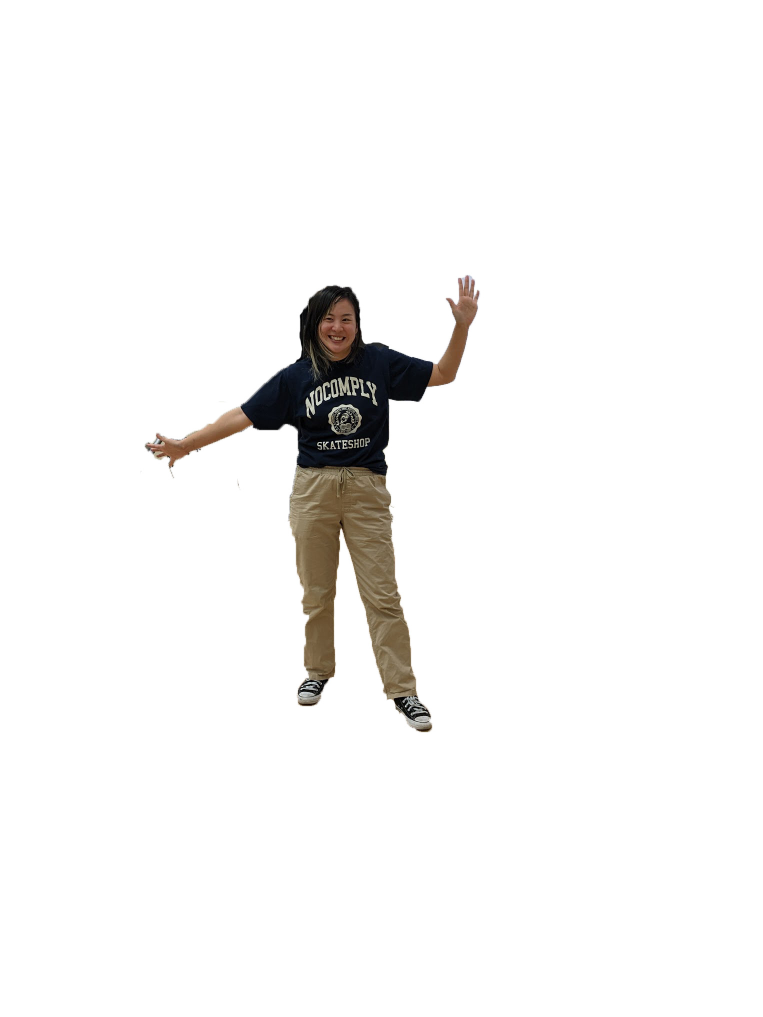
#> input picture cropped_photos/angjoo_cropped.jpg, 1525 x 2033 px, given in place of angjoo_cropped.jpg_cropped.jpg, which was not available (shown at 1/2 size)
$ python face_cropper.py cropped_photos/angjoo_cropped.jpg
#> lines starting #> are read from the running program, lines starting #| are printed output that depends on the picture; after the words box and inside, x2 and y2 are one past the last pixel; in counts of white or black regions, pixels touching at a corner belong together; pictures that were not available may be replaced by others from this repository, and a replacement may not be noted
### process_segmentation.py
import matplotlib.pyplot as plt
import skimage.io as skio
import utils
import numpy as np
from skimage.segmentation import find_boundaries

def edge_detector(mask_im):
	gx, gy = np.gradient(mask_im)
	temp_edge = gy*gy + gx*gx
	temp_edge[temp_edge != 0.0] = 1.0
	return temp_edge

def get_body_part_mask(im, number):
	number = np.around(number*10/255, decimals=4)
	mask_im = np.zeros_like(im)
	mask_im[np.around(im, decimals=4) == number] = 1
	return mask_im

# [142 lines left out: functions segment_clusters_by_x, get_full_body, get_left_hand, get_right_hand, get_left_forearm, get_right_forearm and 8 more, not called in this run]

def get_torso(im):
	front = get_body_part_mask(im, 12)
	back = get_body_part_mask(im, 13)
	torso = np.zeros_like(front)
	torso[(front == 1) | (back == 1)] = 1
	return edge_detector(torso)

def get_head(im):
	left = get_body_part_mask(im, 0)
	right = get_body_part_mask(im, 1)
	face = np.zeros_like(left)
	face[(left==1)|(right==1)] = 1
	return edge_detector(face)

# [33 lines left out: function get_part_by_name, not called in this run]

# [5 lines that do not run on import are left out]
	# [8 lines of commented-out code are left out]

### construct_bodypoints.py
import matplotlib.pyplot as plt
import skimage.io as skio
import utils
import process_segmentation as seg
import numpy as np
from scipy import signal
import time

class BodyPoints:
	def __init__(self, name, general_points):
		self.name = name
		self.general_points = general_points
		self.border_points = {}

	def add_border(self, points, name):
		self.border_points[name] = points

	def get_border(self, name):
		return self.border_points[name]


def find_border(e1, e2):
	bigger, smaller = None, None
	if np.sum(e1) > np.sum(e2):
		bigger = e1
		smaller = e2
	else:
		bigger = e2
		smaller = e1

	g_kernel = np.ones((3,3))
	smaller_grown = signal.convolve2d(smaller, g_kernel, mode="same")
	smaller_grown[smaller_grown!=0] = 1
	border = np.zeros_like(e1)
	border[(smaller_grown==1) & (bigger==1)] = 1
	return border

def construct_part(part, part_name, border_parts):
	bdypts = BodyPoints(part_name, np.argwhere(part))
	for b_name, b_part in border_parts.items():
		curr_border = find_border(part, b_part)
		bdypts.add_border(np.argwhere(curr_border), b_name)
	return bdypts

# [91 lines left out: functions construct_left_hand, construct_right_hand, construct_left_forearm, construct_right_forearm, construct_left_upper_arm, construct_right_upper_arm and 7 more, not called in this run]

def construct_head(im):
	head = seg.get_head(im)
	torso = seg.get_torso(im)

	border_dict = {"torso": torso}
	return construct_part(head, "head", border_dict)

# [4 lines that do not run on import are left out]

### face_cropper.py
import numpy as np
import skimage.io as skio
import utils
import process_segmentation as proc
import construct_bodypoints as bpt
import sys

def crop_head(head, im, delta=10):
	top=np.min(head[:, 1])
	left=np.min(head[:, 0])
	height=np.max(head[:,1])-top
	width=np.max(head[:,0])-left
	total_height, total_width, _ = im.shape
	height_ratio = height/total_height
	width_ratio = width/total_width
	height_padding = int(delta*height_ratio)
	width_padding = int(delta*width_ratio)

	top -= height_padding
	top = max(0,top)
	bottom = top+height+2*height_padding

	left -= width_padding
	left = max(0,left)
	right = left+width+2*width_padding

	cropped_im = im[left:right, top:bottom, :]
	return cropped_im, np.array([top, left, bottom-top, right-left])

if __name__ == '__main__':
	name = "karen_small"
	name = sys.argv[1]
	joe = skio.imread(f"cropped_photos/{name}_cropped.jpg")
#> joe is the input picture: shape (2033, 1525, 3); mean R, G, B 245.9, 245.2, 244.4
	joe_segs = skio.imread(f"segmentations/{name}_segmentation.png", as_gray=True)
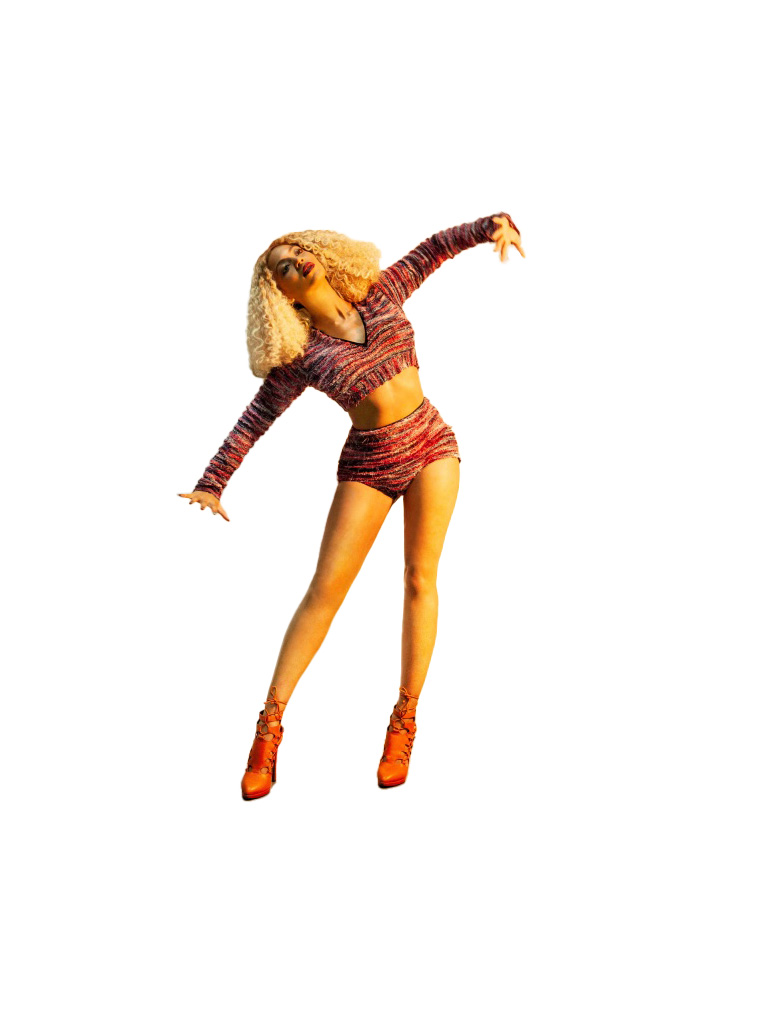
#> input picture cropped_photos/beyonce_cropped.jpg, 765 x 1020 px, given in place of angjoo_cropped.jpg_segmentation.png, which was not available
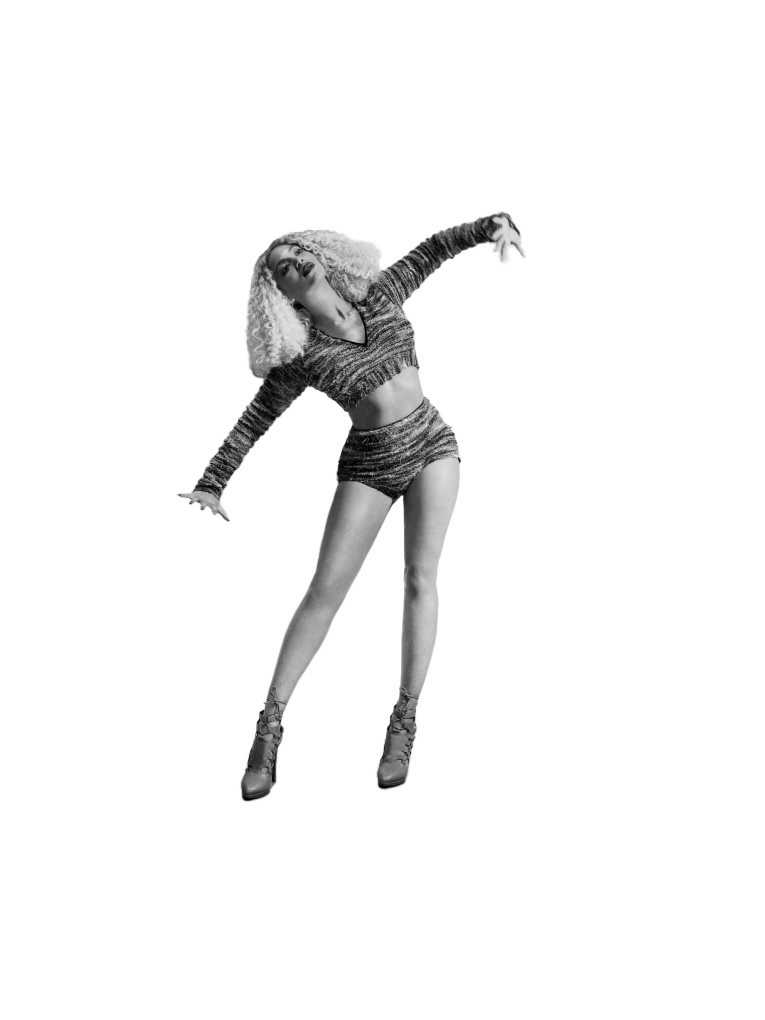
#> joe_segs: shape (1020, 765) float64; min 0.0025, max 1, mean 0.956

	head = bpt.construct_head(joe_segs).general_points
#> in get_head, `left = get_body_part_mask(im, 0)`: left: shape (1020, 765) float64; every value is 0
#> in get_head, `right = get_body_part_mask(im, 1)`:
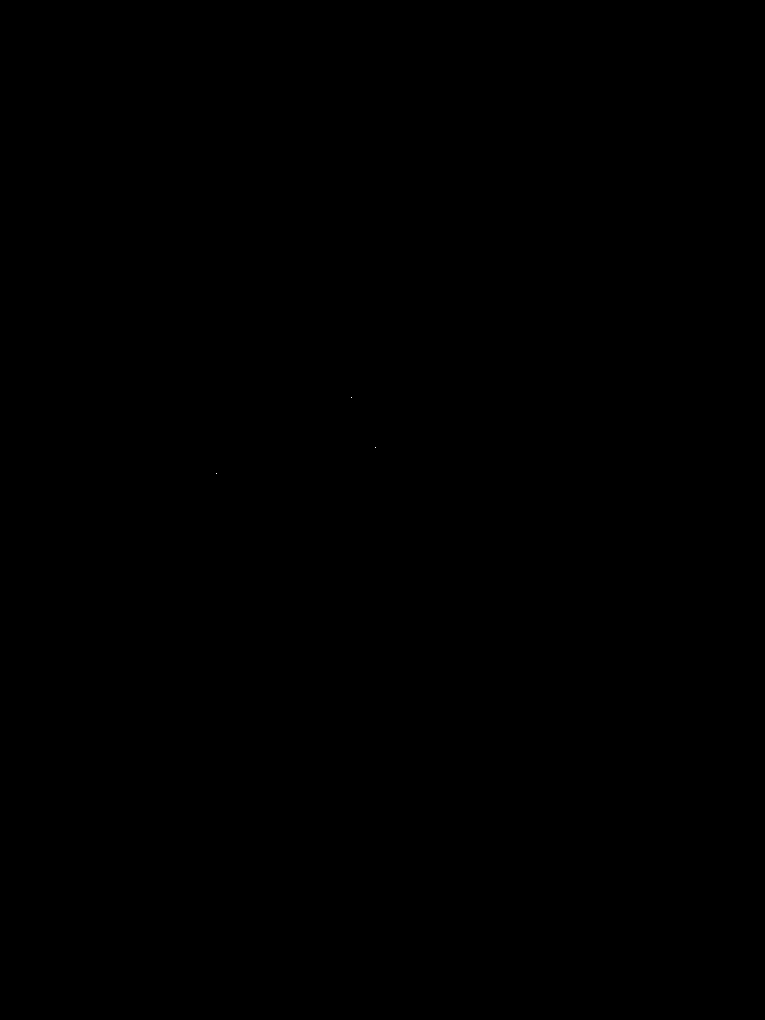
#> right: shape (1020, 765) float64; values 0 (black) and 1 (white), 0% white in thin lines or dots, all inside (x1, y1, x2, y2) = (216, 397, 376, 474)
#> in construct_head, `head = seg.get_head(im)`: head: shape (1020, 765) float64; values 0 (black) and 1 (white), 0% white in thin lines or dots, all inside (x1, y1, x2, y2) = (215, 396, 377, 475)
#> in get_torso, `front = get_body_part_mask(im, 12)`: front: shape (1020, 765) float64; values 0 (black) and 1 (white), 0% white in thin lines or dots, all inside (x1, y1, x2, y2) = (221, 299, 417, 745)
#> in get_torso, `back = get_body_part_mask(im, 13)`: back: shape (1020, 765) float64; values 0 (black) and 1 (white), 0% white in thin lines or dots, all inside (x1, y1, x2, y2) = (251, 255, 412, 687)
#> in construct_head, `torso = seg.get_torso(im)`: torso: shape (1020, 765) float64; values 0 (black) and 1 (white), 0.01% white in thin lines or dots, all inside (x1, y1, x2, y2) = (220, 254, 418, 746)
#> in __init__, `self.general_points = general_points`: self.general_points = [[396, 351], [397, 350], [397, 352], [398, 351], [446, 375], [447, 374], [447, 376], [448, 375], [472, 216], [473, 215], [473, 217], [474, 216]]
#> the loop in construct_part, `for b_name, b_part in border_parts.items():` made 1 pass
#> g_kernel in find_border on pass 1: [[1, 1, 1], [1, 1, 1], [1, 1, 1]]
#> head has the same summary as self.general_points in __init__
	crop, bbox = crop_head(head, joe)
#> in crop_head, `top=np.min(head[:, 1])`: top = 215
#> in crop_head, `left=np.min(head[:, 0])`: left = 396
#> in crop_head, `height=np.max(head[:,1])-top`: height = 161
#> in crop_head, `width=np.max(head[:,0])-left`: width = 78
#> in crop_head, `height_ratio = height/total_height`: height_ratio = 0.0792
#> in crop_head, `width_ratio = width/total_width`: width_ratio = 0.0511
#> in crop_head, `height_padding = int(delta*height_ratio)`: height_padding = 0
#> in crop_head, `bottom = top+height+2*height_padding`: bottom = 376
#> in crop_head, `right = left+width+2*width_padding`: right = 474
#> in crop_head, `cropped_im = im[left:right, top:bottom, :]`: cropped_im: shape (78, 161, 3); every value is 255
#> bbox = [215, 396, 161, 78]
	skio.imsave(f"faces/{name}_face.jpg", crop)
	np.save(f"faces/{name}_bbox.npy", bbox)
